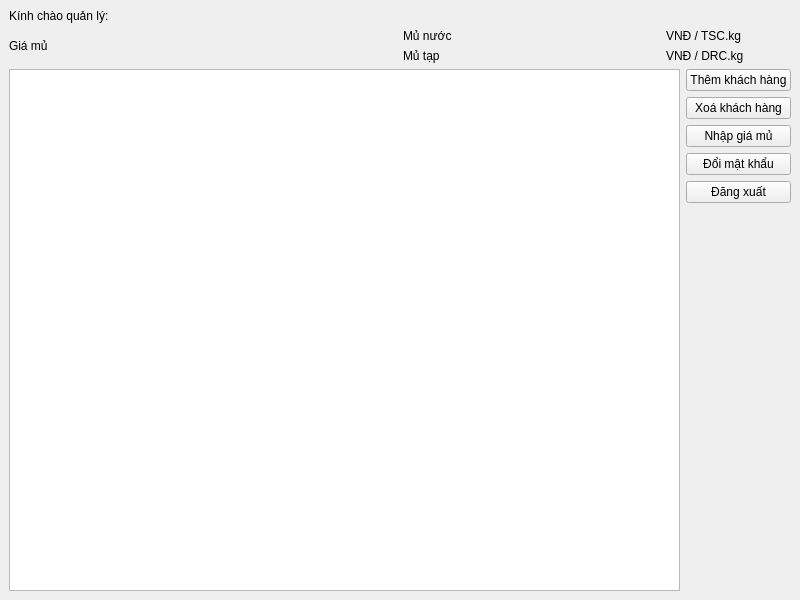
<?xml version="1.0" encoding="UTF-8"?>
<ui version="4.0">
 <class>QuanLyWindow</class>
 <widget class="QMainWindow" name="QuanLyWindow">
  <property name="geometry">
   <rect>
    <x>0</x>
    <y>0</y>
    <width>800</width>
    <height>600</height>
   </rect>
  </property>
  <property name="windowTitle">
   <string>MainWindow</string>
  </property>
  <property name="styleSheet">
   <string notr="true"/>
  </property>
  <widget class="QWidget" name="centralwidget">
   <layout class="QVBoxLayout" name="verticalLayout_3">
    <item>
     <layout class="QHBoxLayout" name="horizontalLayout_4">
      <item>
       <widget class="QLabel" name="label">
        <property name="text">
         <string>Kính chào quản lý:</string>
        </property>
       </widget>
      </item>
      <item>
       <widget class="QPushButton" name="pushButtonThongTinQuanLy">
        <property name="styleSheet">
         <string notr="true">border:none;</string>
        </property>
        <property name="text">
         <string/>
        </property>
       </widget>
      </item>
     </layout>
    </item>
    <item>
     <layout class="QHBoxLayout" name="horizontalLayout_3">
      <item>
       <widget class="QLabel" name="label_2">
        <property name="text">
         <string>Giá mủ</string>
        </property>
       </widget>
      </item>
      <item>
       <layout class="QVBoxLayout" name="verticalLayout">
        <item>
         <layout class="QHBoxLayout" name="horizontalLayout">
          <item>
           <widget class="QLabel" name="label_3">
            <property name="text">
             <string>Mủ nước</string>
            </property>
           </widget>
          </item>
          <item>
           <widget class="QLabel" name="labelGiaMuNuoc">
            <property name="text">
             <string/>
            </property>
           </widget>
          </item>
          <item>
           <widget class="QLabel" name="label_5">
            <property name="text">
             <string>VNĐ / TSC.kg</string>
            </property>
           </widget>
          </item>
         </layout>
        </item>
        <item>
         <layout class="QHBoxLayout" name="horizontalLayout_2">
          <item>
           <widget class="QLabel" name="label_4">
            <property name="text">
             <string>Mủ tạp</string>
            </property>
           </widget>
          </item>
          <item>
           <widget class="QLabel" name="labelGiaMuTap">
            <property name="text">
             <string/>
            </property>
           </widget>
          </item>
          <item>
           <widget class="QLabel" name="label_6">
            <property name="text">
             <string>VNĐ / DRC.kg</string>
            </property>
           </widget>
          </item>
         </layout>
        </item>
       </layout>
      </item>
     </layout>
    </item>
    <item>
     <layout class="QHBoxLayout" name="horizontalLayout_5">
      <item>
       <widget class="QTableWidget" name="tableWidgetThongTinKhachHang"/>
      </item>
      <item>
       <layout class="QVBoxLayout" name="verticalLayout_2">
        <item>
         <widget class="QPushButton" name="pushButtonThemKhachHang">
          <property name="text">
           <string>Thêm khách hàng</string>
          </property>
         </widget>
        </item>
        <item>
         <widget class="QPushButton" name="pushButtonXoaKhachHang">
          <property name="text">
           <string>Xoá khách hàng</string>
          </property>
         </widget>
        </item>
        <item>
         <widget class="QPushButton" name="pushButtonNhapGia">
          <property name="text">
           <string>Nhập giá mủ</string>
          </property>
         </widget>
        </item>
        <item>
         <widget class="QPushButton" name="pushButtonDoiMatKhau">
          <property name="text">
           <string>Đổi mật khẩu</string>
          </property>
         </widget>
        </item>
        <item>
         <widget class="QPushButton" name="pushButtonDangXuat">
          <property name="text">
           <string>Đăng xuất</string>
          </property>
         </widget>
        </item>
        <item>
         <spacer name="verticalSpacer">
          <property name="orientation">
           <enum>Qt::Orientation::Vertical</enum>
          </property>
          <property name="sizeHint" stdset="0">
           <size>
            <width>20</width>
            <height>40</height>
           </size>
          </property>
         </spacer>
        </item>
       </layout>
      </item>
     </layout>
    </item>
   </layout>
  </widget>
 </widget>
 <resources/>
 <connections/>
</ui>
